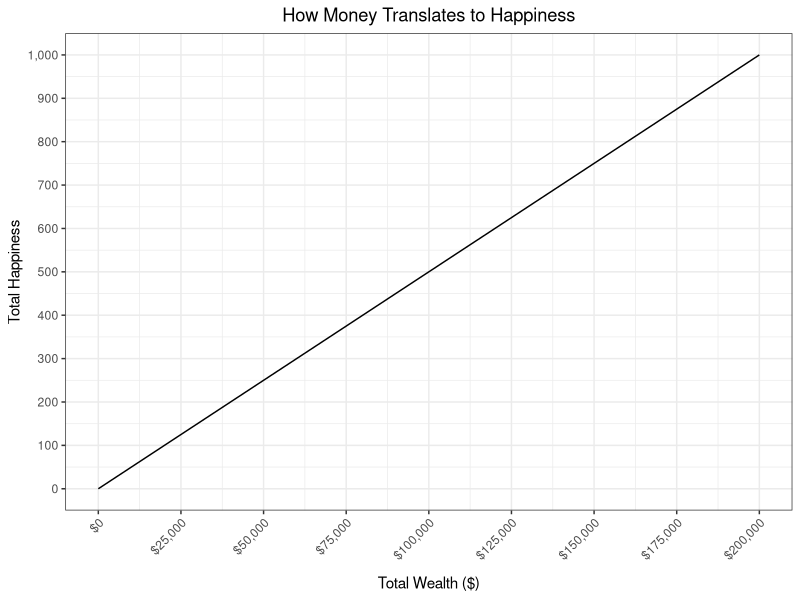
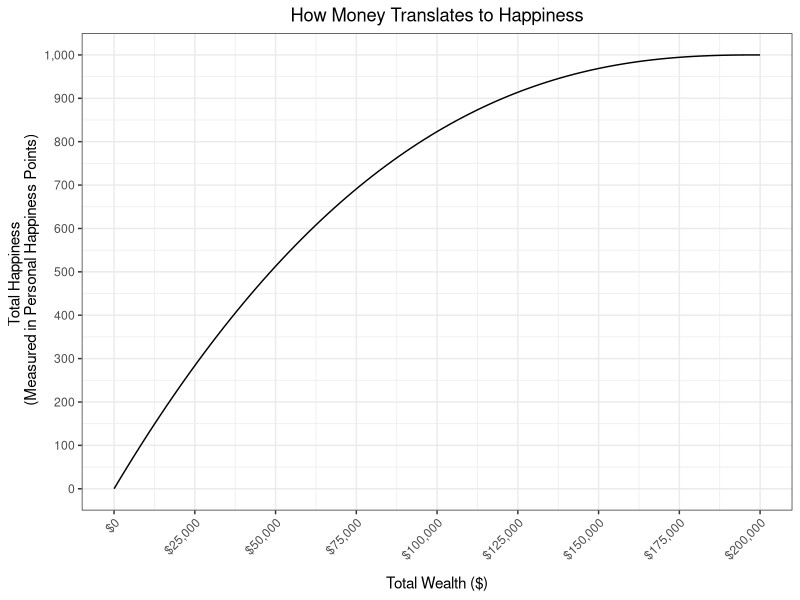
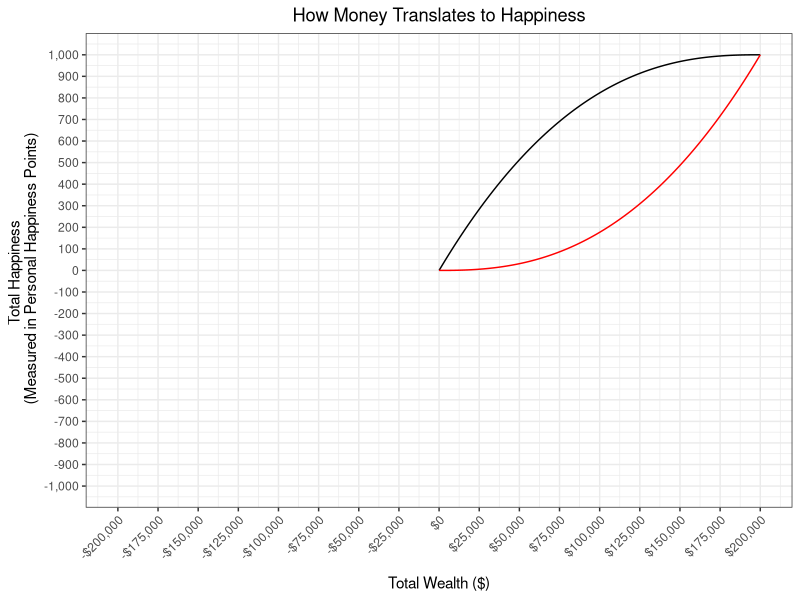
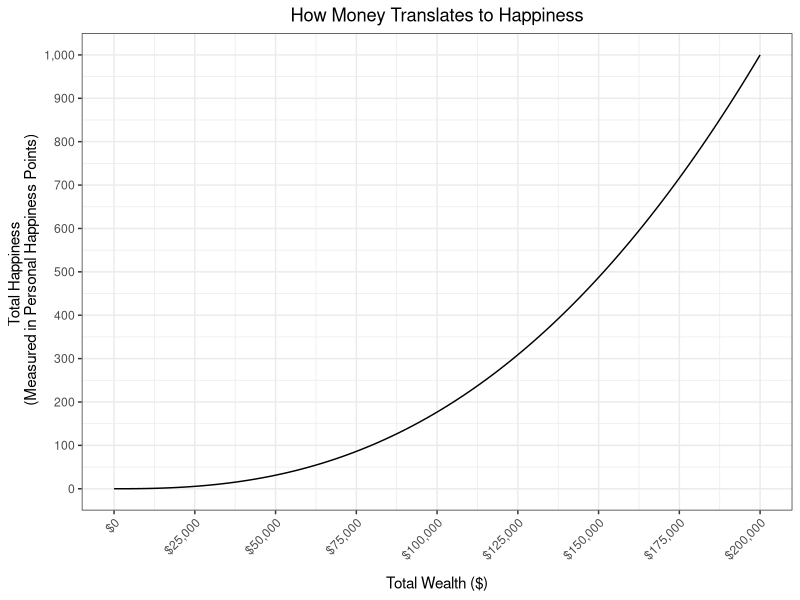
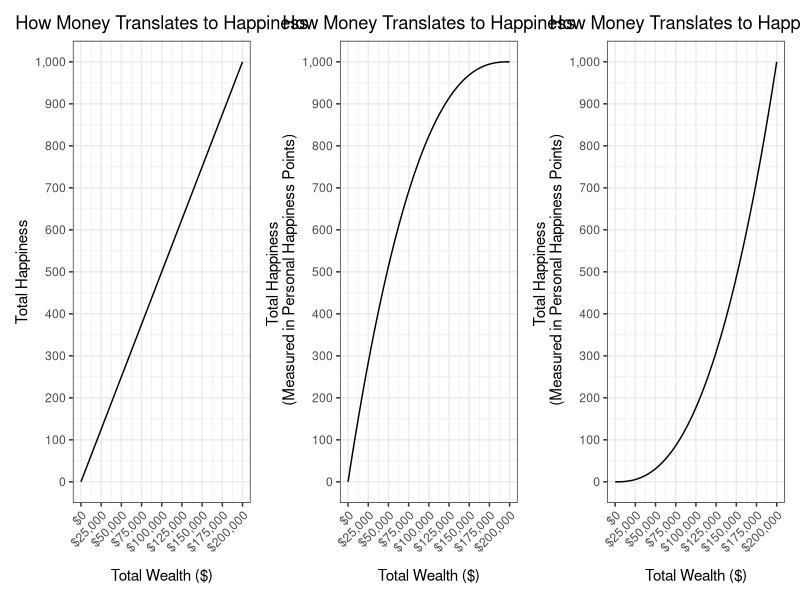
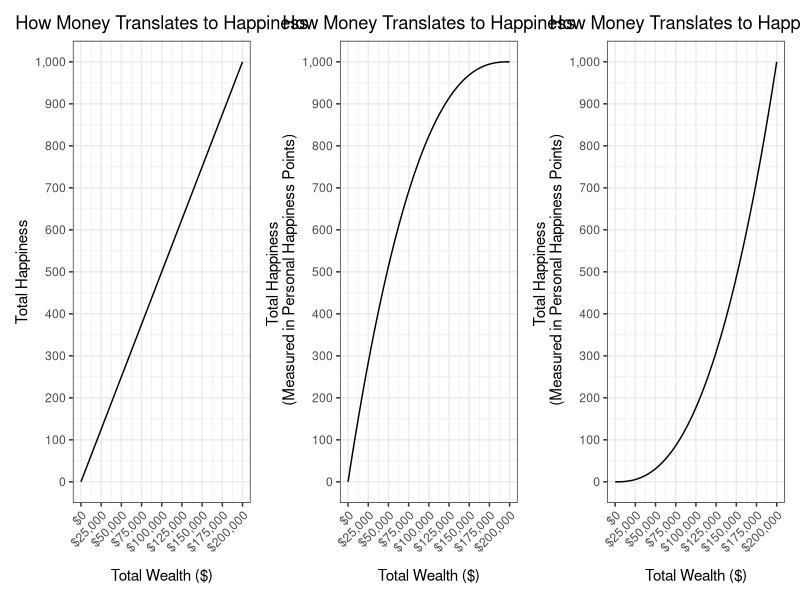
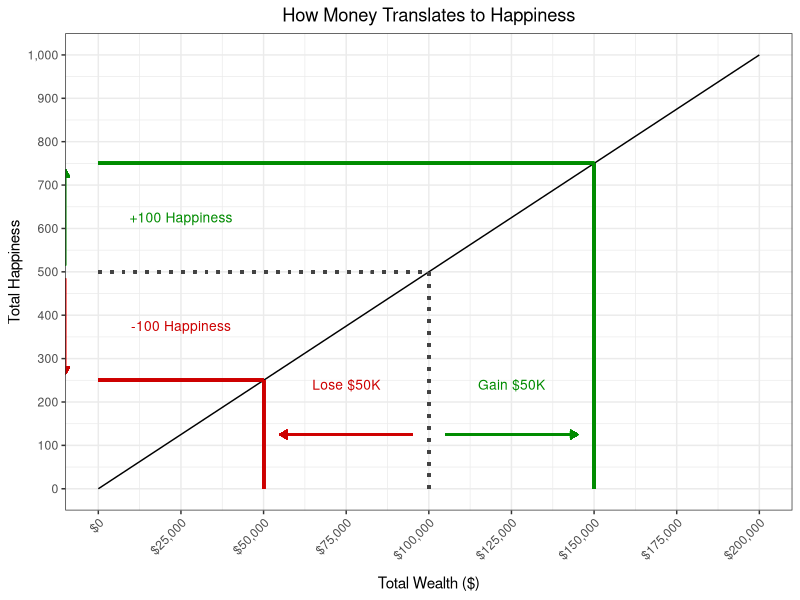
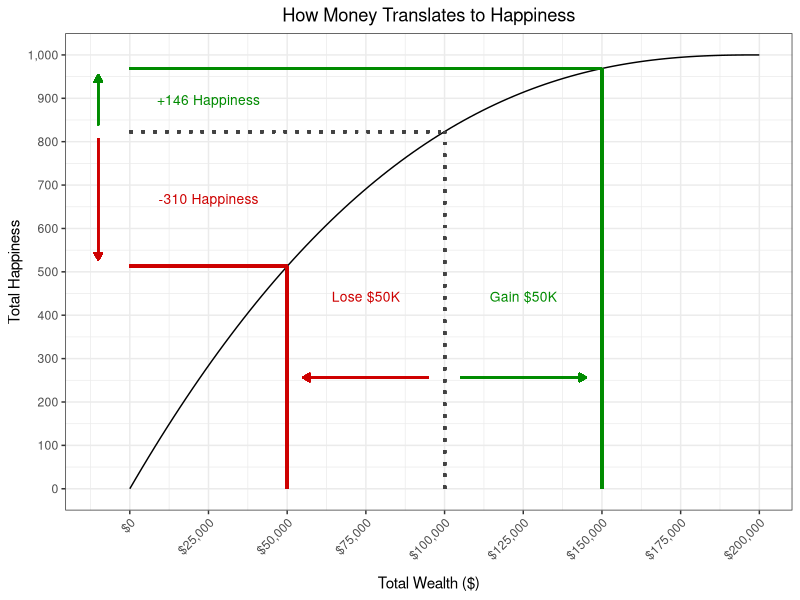

The R source for these figures, in order:
## ---- chunk 1
knitr::opts_chunk$set(echo = TRUE)
plot_save <- FALSE
## ---- chunk 2
library(tidyverse)
library(patchwork)

## ---- chunk 3
# make vector of possible incomes
money <- seq(0, 100, 1)

# turn into data frame
df_util <- data.frame(money)

# show df
df_util

## ---- chunk 4
max_income <- 200e3
income <- seq(0, 1, 0.01) * max_income
happiness <- income/max(income) * 1000

df_linear <- data.frame(income = income,
                        happiness = happiness)

df_linear
## ---- chunk 5
plot_linear <- 
df_linear %>% 
  ggplot(aes(x = income,
             y = happiness)) +
  geom_line() +
  labs(title = "How Money Translates to Happiness",
       x = "Total Wealth ($)",
       y = "Total Happiness") +
  scale_y_continuous(breaks = seq(0, max(df_linear$happiness), 100),
                     labels = scales::comma) +
  scale_x_continuous(breaks = seq(0, max_income, 25e3),
                     labels = scales::dollar_format()) +
  theme_bw() +
  theme(plot.title = element_text(hjust = 0.5),
        axis.title.x = element_text(margin = margin(t = 10, b = 0, r = 0, l = 0)),
        axis.text.x = element_text(angle = 45,
                                   hjust = 1))
plot_linear

## ---- chunk 6
max_income <- 200e3
income <- seq(0, 1, 0.01) * max_income
happiness <- (1-(abs(income-max_income)^2.5)/(max_income^2.5)) * 1000

df_concave <- data.frame(income = income,
                        happiness = happiness)

df_concave
## ---- chunk 7
plot_concave <-
df_concave %>% 
  ggplot(aes(x = income,
             y = happiness)) +
  geom_line() +
  labs(title = "How Money Translates to Happiness",
       x = "Total Wealth ($)",
       y = "Total Happiness \n (Measured in Personal Happiness Points)") +
  scale_y_continuous(breaks = seq(0, max(df_concave$happiness), 100),
                     labels = scales::comma) +
  #scale_y_continuous(limits = c(0,  1))
  scale_x_continuous(breaks = seq(0, max_income, 25e3),
                     labels = scales::dollar_format()) +
  theme_bw() +
  theme(plot.title = element_text(hjust = 0.5),
        axis.title.x = element_text(margin = margin(t = 10, b = 0, r = 0, l = 0)),
        axis.text.x = element_text(angle = 45,
                                   hjust = 1))
plot_concave

## ---- chunk 8
# linear utility
max_income <- 200e3
income <- seq(0, 1, 0.01) * max_income
happiness <- income/max(income) * 1000

df_linear <- data.frame(income = income,
                        happiness = happiness)

df_linear

# concave utility
max_income <- 200e3
happiness <- (1-(abs(income-max_income)^2.5)/(max_income^2.5)) * 1000

df_concave <- data.frame(income = income,
                        happiness = happiness)

df_concave

# convex utility
df_convex <- data.frame(income = income,
                        neg_income = -income+max_income,
                        happiness = df_concave$happiness,
                        happiness_trans1 = -df_concave$happiness + 1000)

df_convex

## ---- chunk 9
df_convex %>% 
  ggplot() +
  geom_line(aes(x = income,
                y = happiness),
            color = "black") +
  geom_line(aes(x = neg_income,
                y = happiness_trans1),
            color = "red") +
  #geom_line(aes(y = happiness_trans2),
  #          color = "blue") +
  labs(title = "How Money Translates to Happiness",
       x = "Total Wealth ($)",
       y = "Total Happiness \n (Measured in Personal Happiness Points)") +
  scale_y_continuous(breaks = seq(-max(abs(df_convex$happiness)), max(abs(df_convex$happiness)), 100),
                     limits = c(-max(abs(df_convex$happiness)), max(abs(df_convex$happiness))),
                     labels = scales::comma) +
  #scale_y_continuous(limits = c(0,  1))
  scale_x_continuous(breaks = seq(-max_income, max_income, 25e3),
                     limits = c(-max_income, max_income),
                     labels = scales::dollar_format()) +
  theme_bw() +
  theme(plot.title = element_text(hjust = 0.5),
        axis.title.x = element_text(margin = margin(t = 10, b = 0, r = 0, l = 0)),
        axis.text.x = element_text(angle = 45,
                                   hjust = 1))

## ---- chunk 10
plot_convex <- 
df_convex %>% 
  ggplot(aes(x = neg_income,
             y = happiness_trans1)) +
  geom_line() +
  labs(title = "How Money Translates to Happiness",
       x = "Total Wealth ($)",
       y = "Total Happiness \n (Measured in Personal Happiness Points)") +
  scale_y_continuous(breaks = seq(0, max(df_convex$happiness), 100),
                     labels = scales::comma) +
  #scale_y_continuous(limits = c(0,  1))
  scale_x_continuous(breaks = seq(0, max_income, 25e3),
                     labels = scales::dollar_format()) +
  theme_bw() +
  theme(plot.title = element_text(hjust = 0.5),
        axis.title.x = element_text(margin = margin(t = 10, b = 0, r = 0, l = 0)),
        axis.text.x = element_text(angle = 45,
                                   hjust = 1))
plot_convex

## ---- chunk 11
plot_linear + plot_concave + plot_convex
## ---- chunk 12
(plot_linear | plot_concave | plot_convex)
## ---- chunk 13
# presets
mid_x <- 100e3
mid_y <- df_linear[df_linear$income == mid_x,]$happiness
mid_color <- "gray26"

low_x <- 50e3
low_y <- df_linear[df_linear$income == low_x,]$happiness
low_color <- "red3"
low_shift <- 5e3

high_x <- 150e3
high_y <- df_linear[df_linear$income == high_x,]$happiness
high_color <- "green4"
high_shift <- 5e3


df_linear %>% 
  ggplot(aes(x = income,
             y = happiness)) +
  geom_line() +
  # middle
  geom_segment(aes(x = mid_x, xend = mid_x, y = 0, yend = mid_y),
               color = mid_color, linetype = "dotted", size = 1) +
  geom_segment(aes(x = 0, xend = mid_x, y = mid_y, yend = mid_y),
               color = mid_color, linetype = "dotted", size = 1) +
  # low
  geom_segment(aes(x = low_x, xend = low_x, y = 0, yend = low_y),
               color = low_color, linetype = "solid", size = 1) +
  geom_segment(aes(x = 0, xend = low_x, y = low_y, yend = low_y),
               color = low_color, linetype = "solid", size = 1) +
  geom_segment(aes(x = mid_x - low_shift, xend = low_x + low_shift , y = low_y/2, yend = low_y/2),
                  arrow = arrow(length = unit(0.2, "cm"), type = "closed"),
               color = low_color) +
  annotate(geom = "text", x = low_x + (mid_x-low_x)/2, y = low_y - 10, label = "Lose $50K",
           angle = 0, size = 3.5, color = low_color) +
  geom_segment(aes(x = -10e3, xend = -10e3 , y = mid_y - 15, yend = low_y + 15),
                  arrow = arrow(length = unit(0.2, "cm"), type = "closed"),
               color = low_color) +
  annotate(geom = "text", x = 25e3, y = low_y + (mid_y-low_y)/2, label = "-100 Happiness",
           angle = 0, size = 3.5, color = low_color) +
  # high
  geom_segment(aes(x = high_x, xend = high_x, y = 0, yend = high_y),
               color = high_color, linetype = "solid", size = 1) +
  geom_segment(aes(x = 0, xend = high_x, y = high_y, yend = high_y),
               color = high_color, linetype = "solid", size = 1) +
  geom_segment(aes(x = mid_x + high_shift, xend = high_x - low_shift , y = low_y/2, yend = low_y/2),
                  arrow = arrow(length = unit(0.2, "cm"), type = "closed"),
               color = high_color) +
  annotate(geom = "text", x = high_x - (high_x-mid_x)/2, y = low_y - 10, label = "Gain $50K",
           angle = 0, size = 3.5, color = high_color) +
  geom_segment(aes(x = -10e3, xend = -10e3 , y = mid_y + 15, yend = high_y - 15),
                  arrow = arrow(length = unit(0.2, "cm"), type = "closed"),
               color = high_color) +
  annotate(geom = "text", x = 25e3, y = high_y - (high_y - mid_y)/2, label = "+100 Happiness",
           angle = 0, size = 3.5, color = high_color) +
  # naming & formatting
  labs(title = "How Money Translates to Happiness",
       x = "Total Wealth ($)",
       y = "Total Happiness") +
  scale_y_continuous(breaks = seq(0, max(df_linear$happiness), 100),
                     labels = scales::comma) +
  scale_x_continuous(breaks = seq(0, max_income, 25e3),
                     labels = scales::dollar_format()) +
  coord_cartesian(xlim = c(0, max(df_linear$income))) +
  theme_bw() +
  theme(plot.title = element_text(hjust = 0.5),
        axis.title.x = element_text(margin = margin(t = 10, b = 0, r = 0, l = 0)),
        axis.text.x = element_text(angle = 45,
                                   hjust = 1))

## ---- chunk 14
# presets
mid_x <- 100e3
mid_y <- (1-(abs(mid_x-max_income)^2.5)/(max_income^2.5)) * 1000  # NOTE: max_income set elsewhere
mid_color <- "gray26"

low_x <- 50e3
low_y <- (1-(abs(low_x-max_income)^2.5)/(max_income^2.5)) * 1000  # NOTE: max_income set elsewhere
low_color <- "red3"
low_shift <- 5e3

high_x <- 150e3
high_y <- (1-(abs(high_x-max_income)^2.5)/(max_income^2.5)) * 1000  # NOTE: max_income set elsewhere
high_color <- "green4"
high_shift <- 5e3


df_concave %>% 
  ggplot(aes(x = income,
             y = happiness)) +
  geom_line() +
  # middle
  geom_segment(aes(x = mid_x, xend = mid_x, y = 0, yend = mid_y),
               color = mid_color, linetype = "dotted", size = 1) +
  geom_segment(aes(x = 0, xend = mid_x, y = mid_y, yend = mid_y),
               color = mid_color, linetype = "dotted", size = 1) +
  # low
  geom_segment(aes(x = low_x, xend = low_x, y = 0, yend = low_y),
               color = low_color, linetype = "solid", size = 1) +
  geom_segment(aes(x = 0, xend = low_x, y = low_y, yend = low_y),
               color = low_color, linetype = "solid", size = 1) +
  geom_segment(aes(x = mid_x - low_shift, xend = low_x + low_shift , y = low_y/2, yend = low_y/2),
                  arrow = arrow(length = unit(0.2, "cm"), type = "closed"),
               color = low_color) +
  annotate(geom = "text", x = low_x + (mid_x-low_x)/2, y = low_y - 70, label = "Lose $50K",
           angle = 0, size = 3.5, color = low_color) +
  geom_segment(aes(x = -10e3, xend = -10e3 , y = mid_y - 15, yend = low_y + 15),
                  arrow = arrow(length = unit(0.2, "cm"), type = "closed"),
               color = low_color) +
  annotate(geom = "text", x = 25e3, y = low_y + (mid_y-low_y)/2, label = paste0("-", round(mid_y-low_y, 0)," Happiness"),
           angle = 0, size = 3.5, color = low_color) +
  # high
  geom_segment(aes(x = high_x, xend = high_x, y = 0, yend = high_y),
               color = high_color, linetype = "solid", size = 1) +
  geom_segment(aes(x = 0, xend = high_x, y = high_y, yend = high_y),
               color = high_color, linetype = "solid", size = 1) +
  geom_segment(aes(x = mid_x + high_shift, xend = high_x - low_shift , y = low_y/2, yend = low_y/2),
                  arrow = arrow(length = unit(0.2, "cm"), type = "closed"),
               color = high_color) +
  annotate(geom = "text", x = high_x - (high_x-mid_x)/2, y = low_y - 70, label = "Gain $50K",
           angle = 0, size = 3.5, color = high_color) +
  geom_segment(aes(x = -10e3, xend = -10e3 , y = mid_y + 15, yend = high_y - 15),
                  arrow = arrow(length = unit(0.2, "cm"), type = "closed"),
               color = high_color) +
  annotate(geom = "text", x = 25e3, y = high_y - (high_y - mid_y)/2, label = paste0("+", round(high_y-mid_y, 0)," Happiness"),
           angle = 0, size = 3.5, color = high_color) +
  # naming & formatting
  labs(title = "How Money Translates to Happiness",
       x = "Total Wealth ($)",
       y = "Total Happiness") +
  scale_y_continuous(breaks = seq(0, max(df_concave$happiness), 100),
                     labels = scales::comma) +
  #scale_y_continuous(limits = c(0,  1))
  scale_x_continuous(breaks = seq(0, max_income, 25e3),
                     labels = scales::dollar_format()) +
  theme_bw() +
  theme(plot.title = element_text(hjust = 0.5),
        axis.title.x = element_text(margin = margin(t = 10, b = 0, r = 0, l = 0)),
        axis.text.x = element_text(angle = 45,
                                   hjust = 1))
